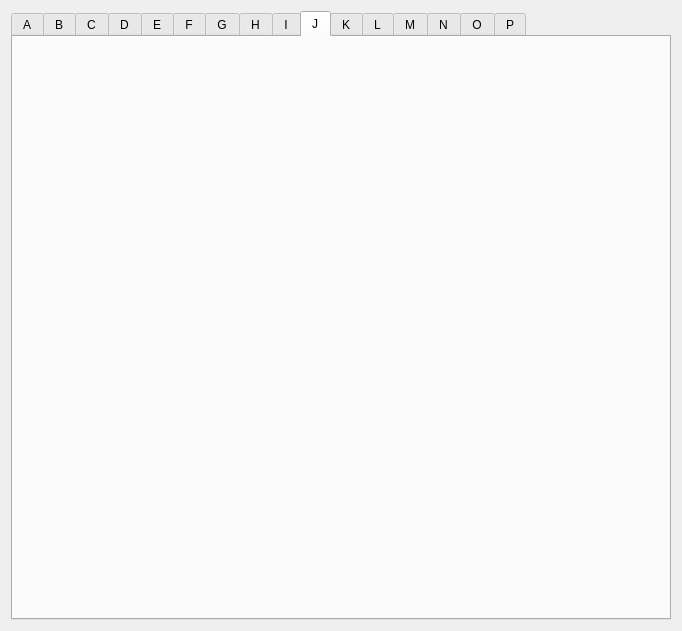
<?xml version="1.0" encoding="UTF-8"?>
<ui version="4.0">
 <class>EFrame</class>
 <widget class="QEFrame" name="EFrame">
  <property name="geometry">
   <rect>
    <x>0</x>
    <y>0</y>
    <width>682</width>
    <height>631</height>
   </rect>
  </property>
  <property name="windowTitle">
   <string>Motor record settings</string>
  </property>
  <layout class="QVBoxLayout" name="verticalLayout">
   <item>
    <widget class="QTabWidget" name="tabWidget">
     <property name="tabPosition">
      <enum>QTabWidget::North</enum>
     </property>
     <property name="tabShape">
      <enum>QTabWidget::Rounded</enum>
     </property>
     <property name="currentIndex">
      <number>9</number>
     </property>
     <property name="documentMode">
      <bool>false</bool>
     </property>
     <property name="movable">
      <bool>false</bool>
     </property>
     <widget class="QWidget" name="tab">
      <attribute name="title">
       <string>A</string>
      </attribute>
      <layout class="QVBoxLayout" name="verticalLayout_2">
       <item>
        <widget class="QEForm" name="qeform">
         <property name="uiFile" stdset="0">
          <string>galil_motor_settings.ui</string>
         </property>
         <property name="variableSubstitutions" stdset="0">
          <string>M=$(M1)</string>
         </property>
        </widget>
       </item>
      </layout>
     </widget>
     <widget class="QWidget" name="tab_2">
      <attribute name="title">
       <string>B</string>
      </attribute>
      <layout class="QVBoxLayout" name="verticalLayout_3">
       <item>
        <widget class="QEForm" name="qeform_2">
         <property name="uiFile" stdset="0">
          <string>galil_motor_settings.ui</string>
         </property>
         <property name="variableSubstitutions" stdset="0">
          <string>M=$(M2)</string>
         </property>
        </widget>
       </item>
      </layout>
     </widget>
     <widget class="QWidget" name="tab_3">
      <attribute name="title">
       <string>C</string>
      </attribute>
      <layout class="QVBoxLayout" name="verticalLayout_4">
       <item>
        <widget class="QEForm" name="qeform_3">
         <property name="uiFile" stdset="0">
          <string>galil_motor_settings.ui</string>
         </property>
         <property name="variableSubstitutions" stdset="0">
          <string>M=$(M3)</string>
         </property>
        </widget>
       </item>
      </layout>
     </widget>
     <widget class="QWidget" name="tab_4">
      <attribute name="title">
       <string>D</string>
      </attribute>
      <layout class="QVBoxLayout" name="verticalLayout_5">
       <item>
        <widget class="QEForm" name="qeform_4">
         <property name="uiFile" stdset="0">
          <string>galil_motor_settings.ui</string>
         </property>
         <property name="variableSubstitutions" stdset="0">
          <string>M=$(M4)</string>
         </property>
        </widget>
       </item>
      </layout>
     </widget>
     <widget class="QWidget" name="tab_5">
      <attribute name="title">
       <string>E</string>
      </attribute>
      <layout class="QVBoxLayout" name="verticalLayout_6">
       <item>
        <widget class="QEForm" name="qeform_5">
         <property name="uiFile" stdset="0">
          <string>galil_motor_settings.ui</string>
         </property>
         <property name="variableSubstitutions" stdset="0">
          <string>M=$(M5)</string>
         </property>
        </widget>
       </item>
      </layout>
     </widget>
     <widget class="QWidget" name="tab_6">
      <attribute name="title">
       <string>F</string>
      </attribute>
      <layout class="QVBoxLayout" name="verticalLayout_7">
       <item>
        <widget class="QEForm" name="qeform_6">
         <property name="uiFile" stdset="0">
          <string>galil_motor_settings.ui</string>
         </property>
         <property name="variableSubstitutions" stdset="0">
          <string>M=$(M6)</string>
         </property>
        </widget>
       </item>
      </layout>
     </widget>
     <widget class="QWidget" name="tab_7">
      <attribute name="title">
       <string>G</string>
      </attribute>
      <layout class="QVBoxLayout" name="verticalLayout_8">
       <item>
        <widget class="QEForm" name="qeform_7">
         <property name="uiFile" stdset="0">
          <string>galil_motor_settings.ui</string>
         </property>
         <property name="variableSubstitutions" stdset="0">
          <string>M=$(M7)</string>
         </property>
        </widget>
       </item>
      </layout>
     </widget>
     <widget class="QWidget" name="tab_8">
      <attribute name="title">
       <string>H</string>
      </attribute>
      <layout class="QVBoxLayout" name="verticalLayout_9">
       <item>
        <widget class="QEForm" name="qeform_8">
         <property name="uiFile" stdset="0">
          <string>galil_motor_settings.ui</string>
         </property>
         <property name="variableSubstitutions" stdset="0">
          <string>M=$(M8)</string>
         </property>
        </widget>
       </item>
      </layout>
     </widget>
     <widget class="QWidget" name="tab_9">
      <attribute name="title">
       <string>I</string>
      </attribute>
      <layout class="QVBoxLayout" name="verticalLayout_10">
       <item>
        <widget class="QEForm" name="qeform_9">
         <property name="uiFile" stdset="0">
          <string>galil_csmotor_settings.ui</string>
         </property>
         <property name="variableSubstitutions" stdset="0">
          <string>M=$(M9)</string>
         </property>
        </widget>
       </item>
      </layout>
     </widget>
     <widget class="QWidget" name="tab_10">
      <attribute name="title">
       <string>J</string>
      </attribute>
      <layout class="QVBoxLayout" name="verticalLayout_11">
       <item>
        <widget class="QEForm" name="qeform_10">
         <property name="uiFile" stdset="0">
          <string>galil_csmotor_settings.ui</string>
         </property>
         <property name="variableSubstitutions" stdset="0">
          <string>M=$(M10)</string>
         </property>
        </widget>
       </item>
      </layout>
     </widget>
     <widget class="QWidget" name="tab_11">
      <attribute name="title">
       <string>K</string>
      </attribute>
      <layout class="QVBoxLayout" name="verticalLayout_12">
       <item>
        <widget class="QEForm" name="qeform_11">
         <property name="uiFile" stdset="0">
          <string>galil_csmotor_settings.ui</string>
         </property>
         <property name="variableSubstitutions" stdset="0">
          <string>M=$(M11)</string>
         </property>
        </widget>
       </item>
      </layout>
     </widget>
     <widget class="QWidget" name="tab_12">
      <attribute name="title">
       <string>L</string>
      </attribute>
      <layout class="QVBoxLayout" name="verticalLayout_13">
       <item>
        <widget class="QEForm" name="qeform_12">
         <property name="uiFile" stdset="0">
          <string>galil_csmotor_settings.ui</string>
         </property>
         <property name="variableSubstitutions" stdset="0">
          <string>M=$(M12)</string>
         </property>
        </widget>
       </item>
      </layout>
     </widget>
     <widget class="QWidget" name="tab_13">
      <attribute name="title">
       <string>M</string>
      </attribute>
      <layout class="QVBoxLayout" name="verticalLayout_14">
       <item>
        <widget class="QEForm" name="qeform_13">
         <property name="uiFile" stdset="0">
          <string>galil_csmotor_settings.ui</string>
         </property>
         <property name="variableSubstitutions" stdset="0">
          <string>M=$(M13)</string>
         </property>
        </widget>
       </item>
      </layout>
     </widget>
     <widget class="QWidget" name="tab_14">
      <attribute name="title">
       <string>N</string>
      </attribute>
      <layout class="QVBoxLayout" name="verticalLayout_15">
       <item>
        <widget class="QEForm" name="qeform_14">
         <property name="uiFile" stdset="0">
          <string>galil_csmotor_settings.ui</string>
         </property>
         <property name="variableSubstitutions" stdset="0">
          <string>M=$(M14)</string>
         </property>
        </widget>
       </item>
      </layout>
     </widget>
     <widget class="QWidget" name="tab_15">
      <attribute name="title">
       <string>O</string>
      </attribute>
      <layout class="QVBoxLayout" name="verticalLayout_16">
       <item>
        <widget class="QEForm" name="qeform_15">
         <property name="uiFile" stdset="0">
          <string>galil_csmotor_settings.ui</string>
         </property>
         <property name="variableSubstitutions" stdset="0">
          <string>M=$(M15)</string>
         </property>
        </widget>
       </item>
      </layout>
     </widget>
     <widget class="QWidget" name="tab_16">
      <attribute name="title">
       <string>P</string>
      </attribute>
      <layout class="QVBoxLayout" name="verticalLayout_17">
       <item>
        <widget class="QEForm" name="qeform_16">
         <property name="uiFile" stdset="0">
          <string>galil_csmotor_settings.ui</string>
         </property>
         <property name="variableSubstitutions" stdset="0">
          <string>M=$(M16)</string>
         </property>
        </widget>
       </item>
      </layout>
     </widget>
    </widget>
   </item>
  </layout>
 </widget>
 <customwidgets>
  <customwidget>
   <class>QEForm</class>
   <extends>QWidget</extends>
   <header>QEForm.h</header>
  </customwidget>
  <customwidget>
   <class>QEFrame</class>
   <extends>QFrame</extends>
   <header>QEFrame.h</header>
   <container>1</container>
  </customwidget>
 </customwidgets>
 <resources/>
 <connections/>
</ui>
